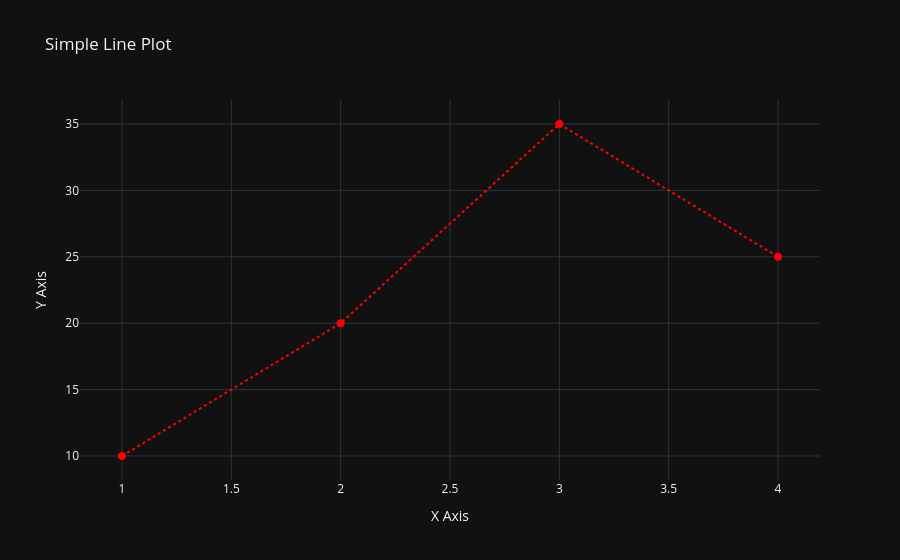

The notebook cell saved with this chart:
### Markdown cell above
# Figure and Layout Concepts (Declarative Approach)

Plotly's core philosophy relies on the Figure object. A Figure contains data (traces) and layout settings. This approach provides full control over the plot.

| Concept | Definition | Analogy |
|---------|--------|----------|
| Figure | The overall object containing data and layout. | A complete framed picture. |
| Traces | The actual data being plotted (e.g., a line or scatter). | The drawing on the paper. |
| Layout | The visual settings like titles, axes, and legends. | The frame and labels around the picture. |

### Code cell
# 1. Create Figure
fig = go.Figure()

# 2. Prepare Data
x_data = [1, 2, 3, 4]
y_data = [10, 20, 35, 25]

# 3. Draw the Plot
# Use add_trace to add a line with markers
fig.add_trace(go.Scatter(
    x=x_data, y=y_data, 
    mode='lines+markers', 
    line=dict(color='red', width=2, dash='dot'),
    marker=dict(size=8)
))

fig.update_layout(
    title="Simple Line Plot",
    xaxis_title="X Axis",
    yaxis_title="Y Axis"
)

# 4. Display the Plot
fig.show()

### Figure 1 — Plotly figure (JSON) as saved in the notebook; plotly's stock layout.template omitted (floating-point values rounded to 4 significant figures)
{"data": [{"line": {"color": "red", "dash": "dot", "width": 2}, "marker": {"size": 8}, "mode": "lines+markers", "x": [1, 2, 3, 4], "y": [10, 20, 35, 25], "type": "scatter"}], "layout": {"title": {"text": "Simple Line Plot"}, "xaxis": {"title": {"text": "X Axis"}}, "yaxis": {"title": {"text": "Y Axis"}}}}
